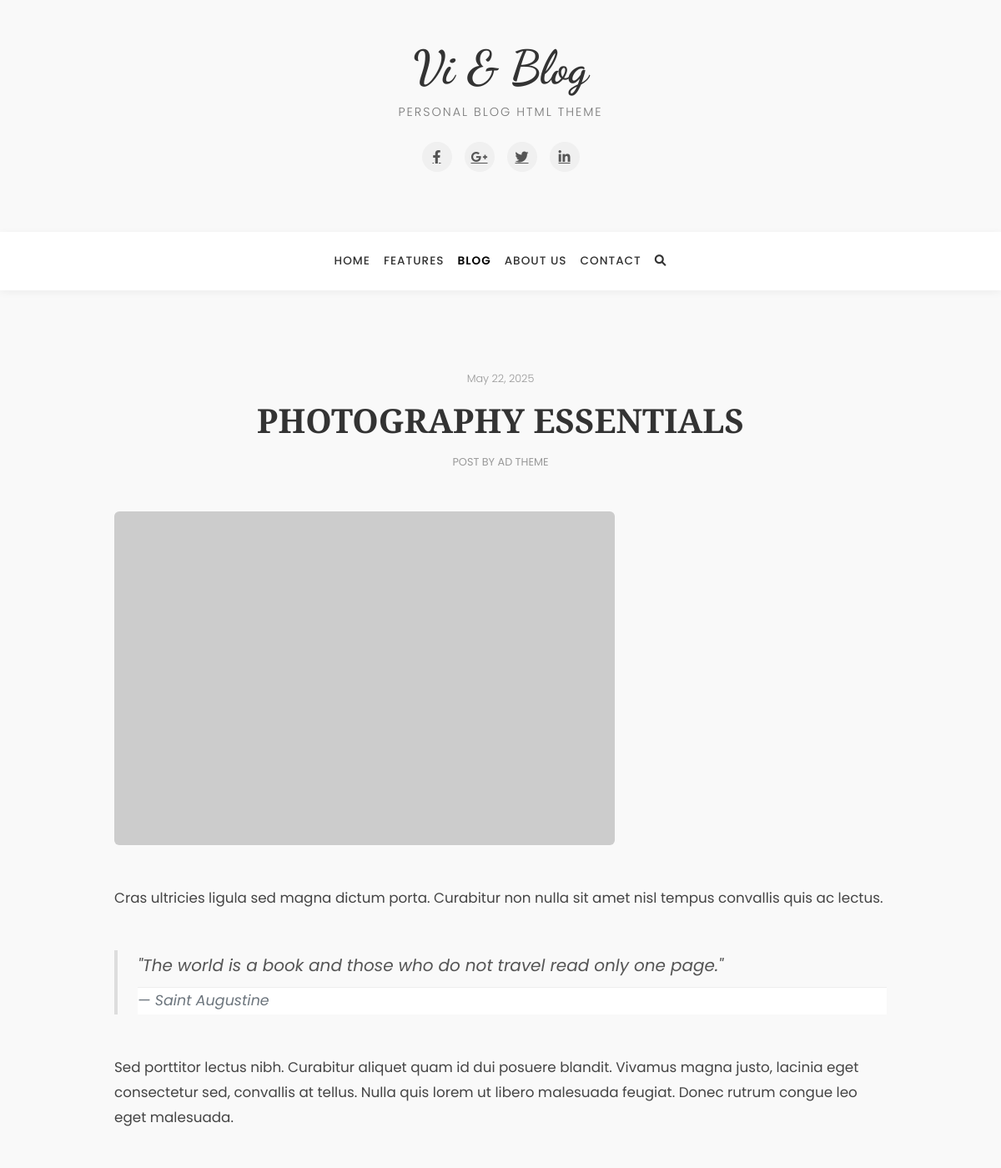
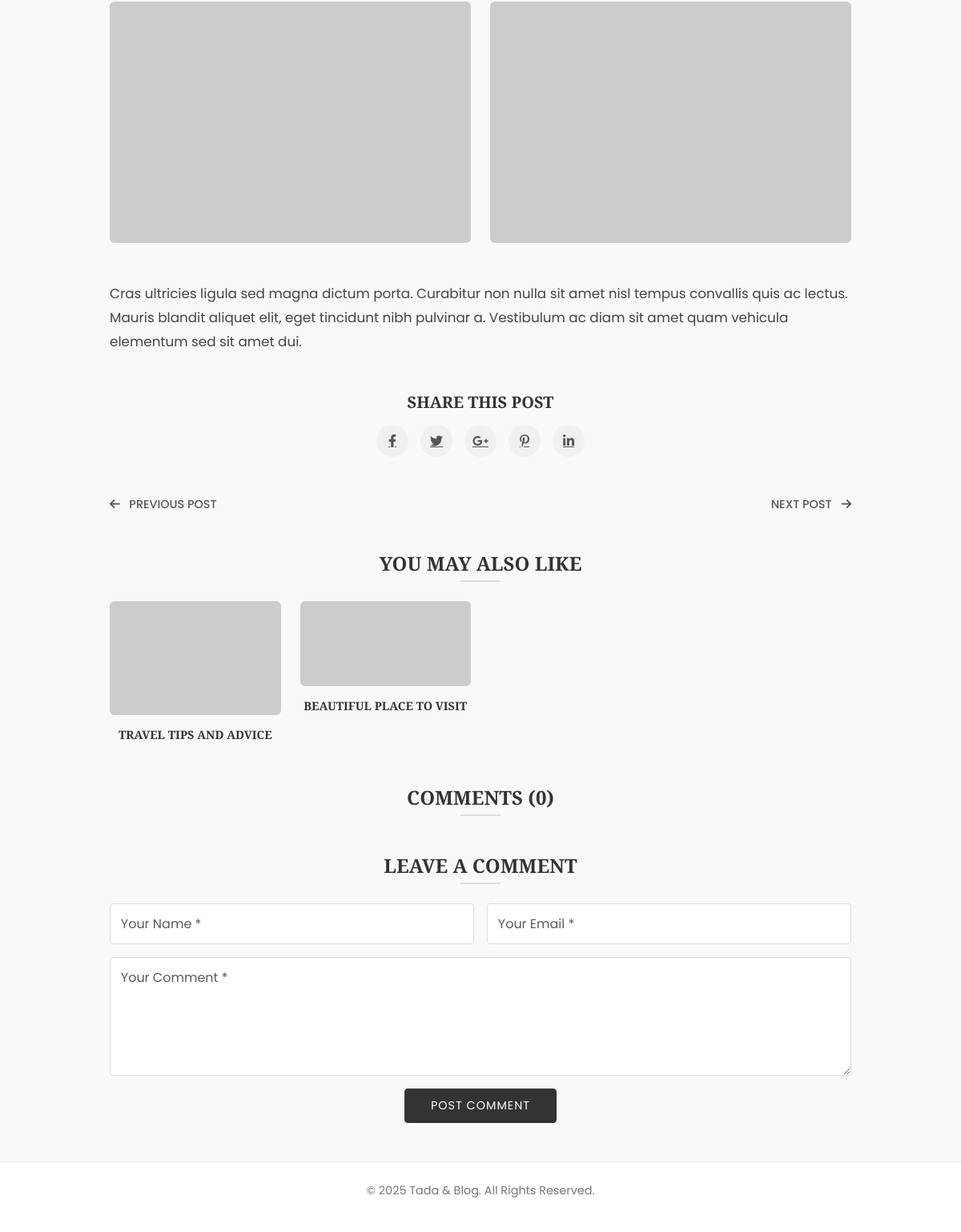
Page /article.php?id=3 on the committed database (2 pictures, top to bottom).
### tables this page shows
CREATE TABLE posts (
    id INT AUTO_INCREMENT PRIMARY KEY,
    title VARCHAR(255) NOT NULL,
    content TEXT NOT NULL,
    image VARCHAR(255),
    author VARCHAR(100) NOT NULL,
    created_at TIMESTAMP DEFAULT CURRENT_TIMESTAMP
);

### article.php (the view, shortened to what this page needs)
<?php
require_once 'config.php';
$post_id = isset($_GET['id']) ? intval($_GET['id']) : 1;
$sql = "SELECT * FROM posts WHERE id = $post_id";
$result = $conn->query($sql);
if ($result->num_rows > 0) {
    $post = $result->fetch_assoc();
} else {
    header("Location: index.php");
    exit();
}
$sql = "SELECT * FROM comments WHERE post_id = $post_id ORDER BY created_at DESC";
$comments = $conn->query($sql);
$comment_count = $comments->num_rows;
$sql = "SELECT id, title, image FROM posts WHERE id != $post_id ORDER BY RAND() LIMIT 4";
$related_posts = $conn->query($sql);
?>
<!DOCTYPE html>
<html lang="en">
<head>
    <link href="https://cdn.jsdelivr.net/npm/bootstrap@5.3.0-alpha1/dist/css/bootstrap.min.css" rel="stylesheet">
    <link rel="stylesheet" href="https://cdnjs.cloudflare.com/ajax/libs/font-awesome/6.0.0/css/all.min.css">
    <link rel="stylesheet" href="style.css">
</head>
<body>
    <header class="py-5 text-center">
        <div class="container">
            <h1 class="blog-title">Vi & Blog</h1>
            <p class="blog-slogan">PERSONAL BLOG HTML THEME</p>
            <div class="social-icons mb-4">
                <a href="#" class="social-icon"><i class="fab fa-facebook-f"></i></a>
                <a href="#" class="social-icon"><i class="fab fa-google-plus-g"></i></a>
                <a href="#" class="social-icon"><i class="fab fa-twitter"></i></a>
                <a href="#" class="social-icon"><i class="fab fa-linkedin-in"></i></a>
            </div>
        </div>
    </header>
    <nav class="navbar navbar-expand-lg navbar-light bg-white mb-5 py-3">
        <div class="container">
            <div class="collapse navbar-collapse justify-content-center" id="navbarNav">
                <ul class="navbar-nav">
                    <li class="nav-item">
                        <a class="nav-link" href="index.php">HOME</a>
                    </li>
                    <li class="nav-item">
                        <a class="nav-link" href="#">FEATURES</a>
                    </li>
                    <li class="nav-item">
                        <a class="nav-link active" href="index.php">BLOG</a>
                    </li>
                    <li class="nav-item">
                        <a class="nav-link" href="#">ABOUT US</a>
                    </li>
                    <li class="nav-item">
                        <a class="nav-link" href="#">CONTACT</a>
                    </li>
                    <li class="nav-item">
                        <a class="nav-link" href="#"><i class="fas fa-search"></i></a>
                    </li>
                </ul>
            </div>
        </div>
    </nav>
    <section class="article-content py-5">
        <div class="container">
            <div class="row justify-content-center">
                <div class="col-12 col-lg-10">
                    <div class="article-header text-center mb-5">
                        <p class="post-date"><?php echo date('F d, Y', strtotime($post['created_at'])); ?></p>
                        <h1 class="article-title"><?php echo htmlspecialchars($post['title']); ?></h1>
                        <p class="post-author">POST BY <?php echo htmlspecialchars($post['author']); ?></p>
                    </div>
                    <div class="featured-image mb-5">
                        <img src="<?php echo htmlspecialchars($post['image']); ?>" class="img-fluid rounded" alt="Featured Image">
                    </div>
                    <div class="article-text mb-5">
                        <?php echo $post['content']; ?>
                        <blockquote class="blockquote my-5">
                            <p>"The world is a book and those who do not travel read only one page."</p>
                            <footer class="blockquote-footer">Saint Augustine</footer>
                        </blockquote>
                        <p>Sed porttitor lectus nibh. Curabitur aliquet quam id dui posuere blandit. Vivamus magna justo, lacinia eget consectetur sed, convallis at tellus. Nulla quis lorem ut libero malesuada feugiat. Donec rutrum congue leo eget malesuada.</p>
                        <div class="row my-5">
                            <div class="col-md-6 mb-4 mb-md-0">
                                <img src="https://picsum.photos/600/400?random=2" class="img-fluid rounded" alt="Article Image">
                            </div>
                            <div class="col-md-6">
                                <img src="https://picsum.photos/600/400?random=3" class="img-fluid rounded" alt="Article Image">
                            </div>
                        </div>
                        <p>Cras ultricies ligula sed magna dictum porta. Curabitur non nulla sit amet nisl tempus convallis quis ac lectus. Mauris blandit aliquet elit, eget tincidunt nibh pulvinar a. Vestibulum ac diam sit amet quam vehicula elementum sed sit amet dui.</p>
                    </div>
                    <div class="share-buttons text-center mb-5">
                        <h5 class="mb-3">SHARE THIS POST</h5>
                        <div class="social-share">
                            <a href="#" class="social-share-icon"><i class="fab fa-facebook-f"></i></a>
                            <a href="#" class="social-share-icon"><i class="fab fa-twitter"></i></a>
                            <a href="#" class="social-share-icon"><i class="fab fa-google-plus-g"></i></a>
                            <a href="#" class="social-share-icon"><i class="fab fa-pinterest-p"></i></a>
                            <a href="#" class="social-share-icon"><i class="fab fa-linkedin-in"></i></a>
                        </div>
                    </div>
                    <div class="post-navigation d-flex justify-content-between mb-5">
                        <a href="article.php?id=<?php echo max(1, $post_id - 1); ?>" class="prev-post">
                            <i class="fas fa-arrow-left me-2"></i> PREVIOUS POST
                        </a>
                        <a href="article.php?id=<?php echo $post_id + 1; ?>" class="next-post">
                            NEXT POST <i class="fas fa-arrow-right ms-2"></i>
                        </a>
                    </div>
                    <div class="related-posts mb-5">
                        <h3 class="section-title text-center mb-4">YOU MAY ALSO LIKE</h3>
                        <div class="row g-4">
                            <?php while ($related = $related_posts->fetch_assoc()): ?>
                            <div class="col-6 col-md-3">
                                <div class="related-post">
                                    <a href="article.php?id=<?php echo $related['id']; ?>">
                                        <img src="<?php echo htmlspecialchars($related['image']); ?>" class="img-fluid rounded mb-2" alt="Related Post">
                                        <h5 class="related-title"><?php echo htmlspecialchars($related['title']); ?></h5>
                                    </a>
                                </div>
                            </div>
                            <?php endwhile; ?>
                        </div>
                    </div>
                    <div class="comments-section mb-5">
                        <h3 class="section-title text-center mb-4">COMMENTS (<?php echo $comment_count; ?>)</h3>
                    </div>
                    <div class="comment-form">
                        <h3 class="section-title text-center mb-4">LEAVE A COMMENT</h3>
                        <form action="submit_comment.php" method="post">
                            <div class="row g-3">
                                <div class="col-md-6">
                                    <input type="text" name="name" class="form-control" placeholder="Your Name *" required>
                                </div>
                                <div class="col-md-6">
                                    <input type="email" name="email" class="form-control" placeholder="Your Email *" required>
                                </div>
                                <div class="col-12">
                                    <textarea name="comment" class="form-control" rows="5" placeholder="Your Comment *" required></textarea>
                                </div>
                                <div class="col-12 text-center">
                                    <button type="submit" class="btn btn-primary">POST COMMENT</button>
                                </div>
                            </div>
                        </form>
                    </div>
                </div>
            </div>
        </div>
    </section>
    <footer class="py-4 text-center">
        <div class="container">
            <p>&copy; 2025 Tada & Blog. All Rights Reserved.</p>
        </div>
    </footer>
</body>
</html>

### style.css (style rules this page uses)
body { font-family: "Poppins", sans-serif; color: #333; background-color: #f9f9f9; background-image: url("https://subtle-patterns.com/patterns/white-waves.png"); line-height: 1.6; }
h1, h2, h3, h4, h5, h6 { font-family: "Playfair Display", serif; font-weight: 700; }
.blog-title { font-family: "Dancing Script", cursive; font-size: 3.5rem; margin-bottom: 0.5rem; color: #333; }
.blog-slogan { font-size: 0.9rem; letter-spacing: 2px; color: #777; margin-bottom: 1.5rem; font-weight: 300; }
.social-icons { display: flex; justify-content: center; gap: 15px; }
.social-icon { display: inline-flex; align-items: center; justify-content: center; width: 36px; height: 36px; border-radius: 50%; background-color: #f0f0f0; color: #555; transition: all 0.3s ease; }
.navbar { box-shadow: 0 2px 10px rgba(0, 0, 0, 0.05); }
.navbar-nav .nav-link { font-size: 0.85rem; font-weight: 500; letter-spacing: 1px; padding: 0.5rem 1.2rem; color: #333; }
.navbar-nav .nav-link.active { color: #000; font-weight: 600; }
.post-date { font-size: 0.8rem; color: #999; margin-bottom: 1rem; font-weight: 300; }
.post-author { font-size: 0.8rem; color: #999; margin-bottom: 0; }
.article-header { margin-bottom: 3rem; }
.article-title { font-size: 2.5rem; margin: 1rem 0; text-transform: uppercase; font-weight: 700; }
.article-text { font-size: 1.05rem; color: #444; line-height: 1.8; }
.article-text p { margin-bottom: 1.5rem; }
.blockquote { border-left: 4px solid #ddd; padding-left: 1.5rem; font-style: italic; color: #555; }
.social-share { display: flex; justify-content: center; gap: 15px; }
.social-share-icon { display: inline-flex; align-items: center; justify-content: center; width: 40px; height: 40px; border-radius: 50%; background-color: #f0f0f0; color: #555; transition: all 0.3s ease; }
.post-navigation a { color: #555; text-decoration: none; font-size: 0.9rem; font-weight: 500; transition: color 0.3s ease; }
.section-title { font-size: 1.5rem; margin-bottom: 2rem; position: relative; padding-bottom: 0.5rem; }
.section-title:after { content: ""; position: absolute; bottom: 0; left: 50%; transform: translateX(-50%); width: 50px; height: 2px; background-color: #ddd; }
.related-title { font-size: 0.9rem; margin-top: 0.5rem; text-align: center; font-weight: 600; }
.related-post a { text-decoration: none; color: inherit; }
.comment-form .form-control { border-radius: 4px; padding: 0.8rem; border: 1px solid #ddd; }
.comment-form .btn-primary { background-color: #333; border-color: #333; padding: 0.6rem 2rem; border-radius: 4px; font-size: 0.9rem; letter-spacing: 1px; transition: all 0.3s ease; }
footer { background-color: #fff; border-top: 1px solid #eee; color: #777; font-size: 0.9rem; }

### rows in the picture
posts: created_at "May 22, 2025", title "PHOTOGRAPHY ESSENTIALS", author "AD THEME", content "Cras ultricies ligula sed magna dictum porta. Curabitur non nulla sit amet nisl tempus convallis quis ac lectus."
posts: title "TRAVEL TIPS AND ADVICE"
posts: title "BEAUTIFUL PLACE TO VISIT"

### other values in the picture
$comment_count "0"
